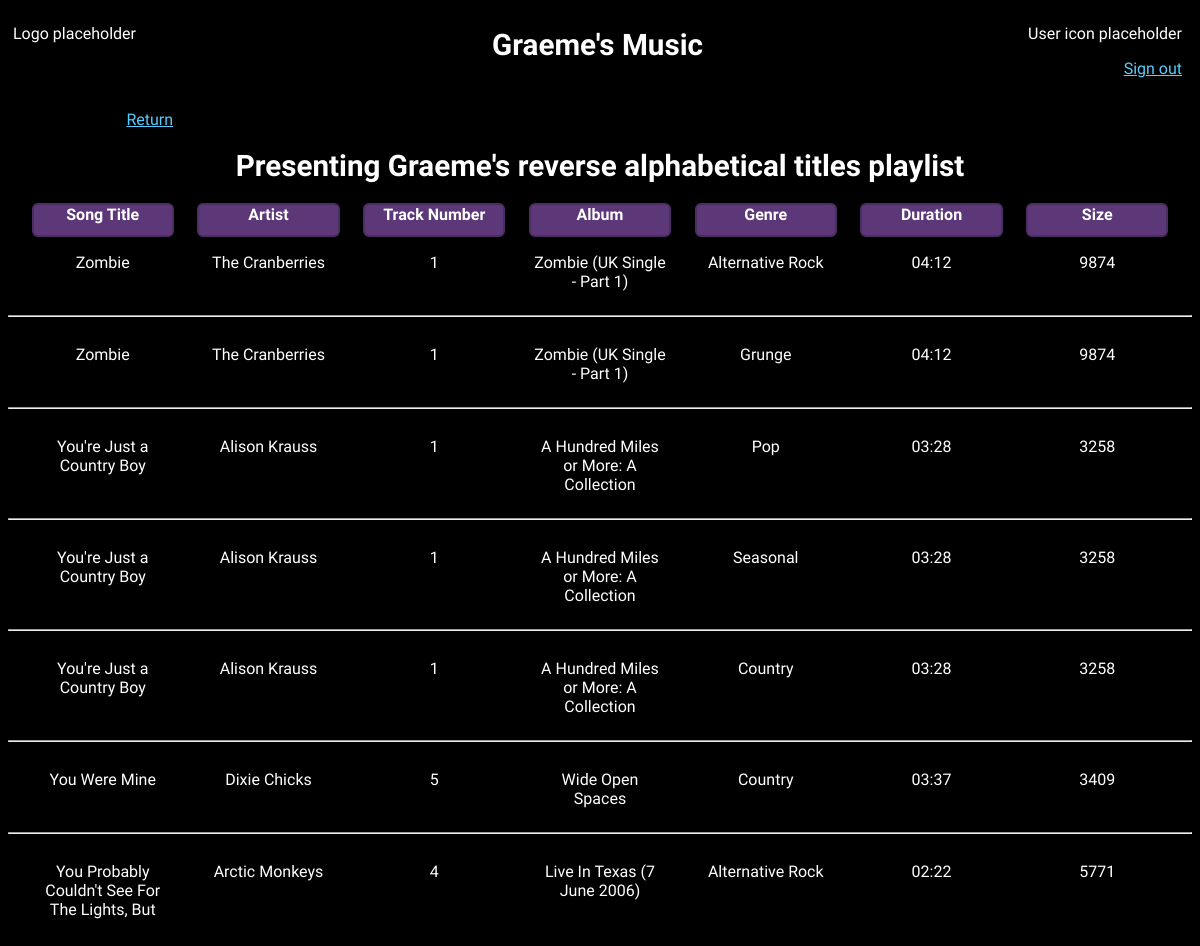
The app's page /playlist1.php (signed in) with its own data.
### tables this page shows
CREATE TABLE `graeme_music_main` (
  `song_id` smallint unsigned NOT NULL AUTO_INCREMENT,
  `file_name` varchar(90) NOT NULL,
  `title` varchar(90) NOT NULL,
  `track_number` tinyint unsigned NOT NULL,
  `duration` char(5) NOT NULL,
  `size` int unsigned NOT NULL,
  `album_id` smallint unsigned NOT NULL,
  PRIMARY KEY (`song_id`),
  KEY `song_id` (`song_id`),
  KEY `album_id` (`album_id`),
  CONSTRAINT `graeme_music_main_ibfk_1` FOREIGN KEY (`album_id`) REFERENCES `graeme_music_album` (`album_id`) ON DELETE CASCADE ON UPDATE CASCADE
);

CREATE TABLE `graeme_music_artist` (
  `artist_id` smallint unsigned NOT NULL AUTO_INCREMENT,
  `artist` varchar(35) NOT NULL,
  PRIMARY KEY (`artist_id`),
  KEY `artist_id` (`artist_id`)
);

CREATE TABLE `graeme_music_album` (
  `album_id` smallint unsigned NOT NULL AUTO_INCREMENT,
  `album` varchar(60) NOT NULL,
  PRIMARY KEY (`album_id`),
  KEY `album_id` (`album_id`)
);

CREATE TABLE `graeme_music_genre` (
  `genre_id` smallint unsigned NOT NULL AUTO_INCREMENT,
  `genre` varchar(30) NOT NULL,
  PRIMARY KEY (`genre_id`),
  KEY `genre_id` (`genre_id`)
);

### playlist1.php (the view, shortened to what this page needs)
<!DOCTYPE html>
<html>
	<head>
		<link rel="stylesheet" href="css/style.css">
	</head>
	<body>
		<div class="header">
			<div class="logo">
				<p>Logo placeholder</p>
			</div>
			<div class="header_text">
				<h1>Graeme's Music</h1>
			</div>
			<div class="user_info">
				<p>User icon placeholder</p>
				<p><a href="sign_out.php">Sign out</a></p>
			</div>
		</div>
		<div class="playlist_container">
			<p class="return_link"><a href="index.php">Return</a></p>
			<h1>Presenting Graeme's reverse alphabetical titles playlist</h1>
			<div class="field_headings_desktop">
				<div class="heading_box"><h3>Song Title</h3></div>
				<div class="heading_box"><h3>Artist</h3></div>
				<div class="heading_box"><h3>Track Number</h3></div>
				<div class="heading_box"><h3>Album</h3></div>
				<div class="heading_box"><h3>Genre</h3></div>
				<div class="heading_box"><h3>Duration</h3></div>
				<div class="heading_box"><h3>Size</h3></div>
			</div>
			<?php
			require "13CSI_Graeme_Music_Assessment_mysqli.php";
			$query = "SELECT m.song_id, m.file_name, m.title, m.track_number, m.duration, m.size, al.album, ar.artist, g.genre
			FROM graeme_music_main AS m
			JOIN graeme_music_album AS al ON m.album_id = al.album_id
			JOIN graeme_music_main_to_artist AS mta ON m.song_id = mta.song_id
			JOIN graeme_music_artist AS ar ON mta.artist_id = ar.artist_id
			JOIN graeme_music_main_to_genre AS mtg ON m.song_id = mtg.song_id
			JOIN graeme_music_genre AS g ON mtg.genre_id = g.genre_id
			ORDER BY m.title DESC, ar.artist DESC";
			$result = mysqli_query($conn,$query);
			while($output=mysqli_fetch_array($result)) {
			?>
			<div class="field_data_desktop">
				<div class="data_box"><p><?php echo $output['title'];?></p></div>
				<div class="data_box"><p><?php echo $output['artist'];?></p></div>
				<div class="data_box"><p><?php echo $output['track_number'];?></p></div>
				<div class="data_box"><p><?php echo $output['album'];?></p></div>
				<div class="data_box"><p><?php echo $output['genre'];?></p></div>
				<div class="data_box"><p><?php echo $output['duration'];?></p></div>
				<div class="data_box"><p><?php echo $output['size'];?></p></div>
			</div>
			<hr>
			<?php
			}
			?>
		</div>
	</body>
</html>

### css/style.css (style rules this page uses)
p { color: #fff; padding-left: 5px; padding-right: 5px; font-size: 1em; font-family: "Nanum Gothic", sans-serif; font-weight: 400; font-style: normal; }
h1 { color: #fff; text-align: center; font-size: 1.85em; font-family: "REM", sans-serif; font-optical-sizing: auto; font-weight: bold; font-style: normal; }
h3 { color: #fff; text-align: center; margin: 0 auto; font-size: 1em; font-family: "REM", sans-serif; font-optical-sizing: auto; font-weight: bold; font-style: normal; }
.return_link { padding-left: 10%; }
a:link { color: #57cdff; }
body { background: #000; }
.header { width: 100%; height: 100%; max-height: 400px; position: relative; display: flex; flex-flow: row nowrap; justify-content: start; background: #000; overflow: hidden; }
.logo { flex: 20%; }
.header_text { flex: 60%; text-align: center; }
.user_info { flex: 20%; float: right; text-align: right; padding-right: 5px; }
.playlist_container, .search_container { max-height: 825px; height: 100%; overflow: scroll; overflow-x: hidden; }
.field_headings_desktop { display: none; }
@media only screen and (min-width: 601px) { .field_headings_desktop { width: 100%; display: grid; grid-gap: 2%; grid-template-columns: 12% 12% 12% 12% 12% 12% 12%; grid-template-rows: 26px; padding-bottom: 4px; justify-content: center; } }
.heading_box { border: 2px solid #4a2e61; -moz-border-radius: 6px; -webkit-border-radius: 6px; border-radius: 6px; text-align: center; background-color: #5c3878; height: 30px; }
.field_data_desktop { display: none; }
@media only screen and (min-width: 601px) { .field_data_desktop { width: 100%; display: grid; grid-gap: 2%; grid-template-columns: 12% 12% 12% 12% 12% 12% 12%; grid-template-rows: auto; padding-top: 4px; justify-content: center; } }
.data_box { text-align: center; height: auto; }

### records on screen
graeme_music_main: title "Zombie", graeme_music_artist.artist "The Cranberries", track_number "1", album.album "Zombie (UK Single - Part 1)", graeme_music_genre.genre "Alternative Rock", duration "04:12", size "9874", graeme_music_genre.genre "Grunge"
graeme_music_main: title "You're Just a Country Boy", graeme_music_artist.artist "Alison Krauss", track_number "1", album.album "A Hundred Miles or More: A Collection", graeme_music_genre.genre "Pop", duration "03:28", size "3258", graeme_music_genre.genre "Seasonal", graeme_music_genre.genre "Country"
graeme_music_main: title "You Were Mine", graeme_music_artist.artist "Dixie Chicks", track_number "5", album.album "Wide Open Spaces", graeme_music_genre.genre "Country", duration "03:37", size "3409"
graeme_music_main: title "You Probably Couldn't See For The Lights, But…", graeme_music_artist.artist "Arctic Monkeys", track_number "4", album.album "Live In Texas (7 June 2006)", graeme_music_genre.genre "Alternative Rock", duration "02:22", size "5771"
